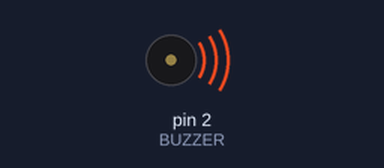
The sketch below on a simulated Arduino Uno, built with avr-gcc and run on an emulated ATmega328P. Shown: buzzer (waves = sounding, pin HIGH).

Above: at 0.5 s.
Timing chart, 0 to 4.6 s (numbered marks = the images above):
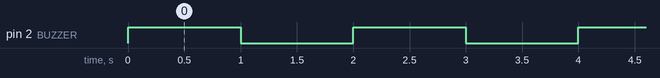

Measured:
- by itself, pin 2 (BUZZER): alternates HIGH for 1.0 s and LOW for 1.0 s

The sketch:

ARD_VER_1.0_BUZZER.ino
```cpp
#define BUZZER 2       // define BUZZER (our board has BUZZER connected on 2 pin)
void setup() // setup loop for initialize all the devices (only one time)
{
  pinMode(BUZZER, OUTPUT); // making BUZZER as a output device
}

void loop() // main loop for main working task (Run again and again)
{
  digitalWrite(BUZZER, HIGH); // Turn on the BUZZER
  delay(1000);             // Delay for 1 sec
  digitalWrite(BUZZER, LOW);  // Turn off the BUZZER
  delay(1000);             // Delay for 1 sec
}
```
